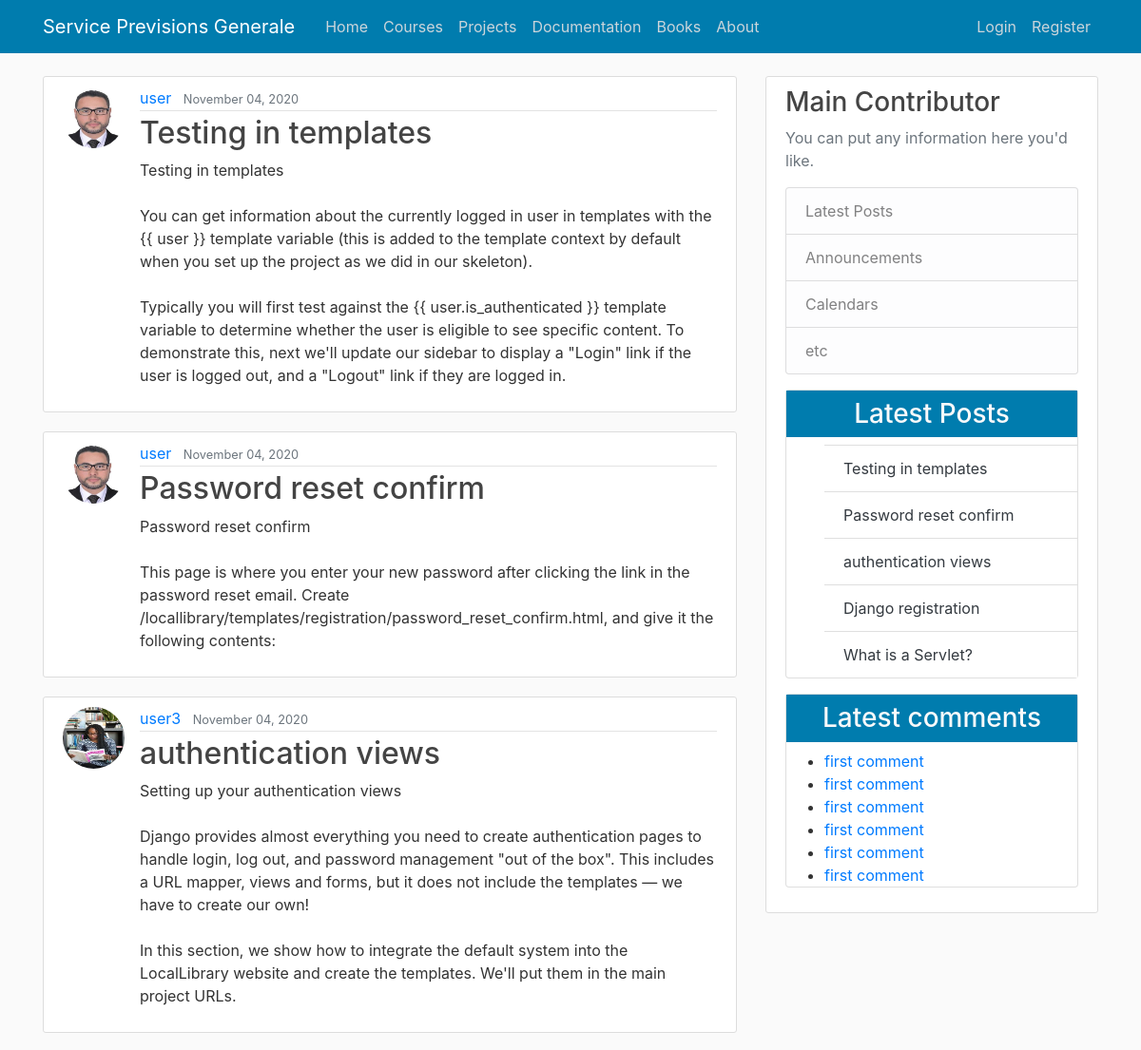
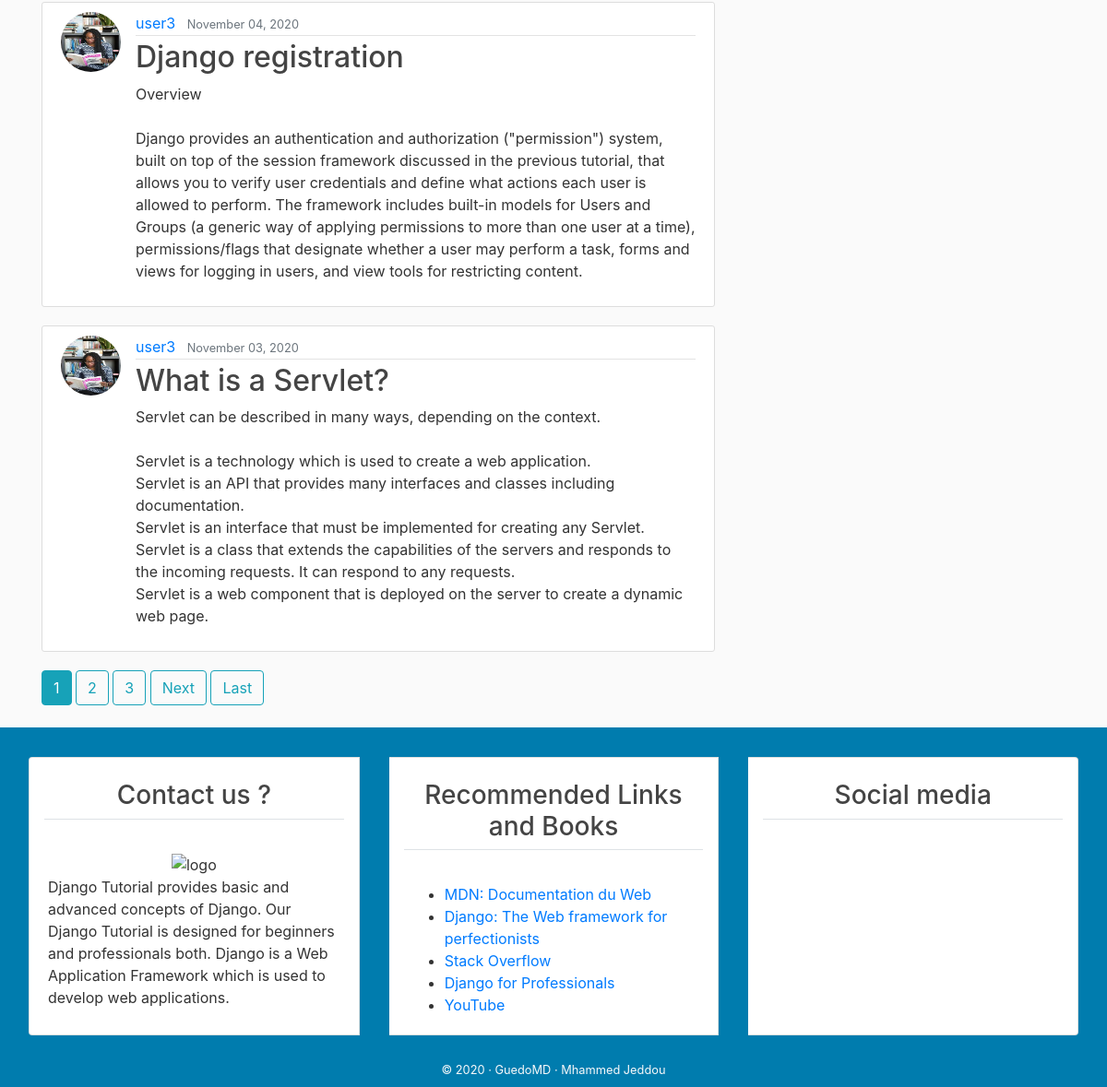
The app's page /, older data (2 pictures, top to bottom).
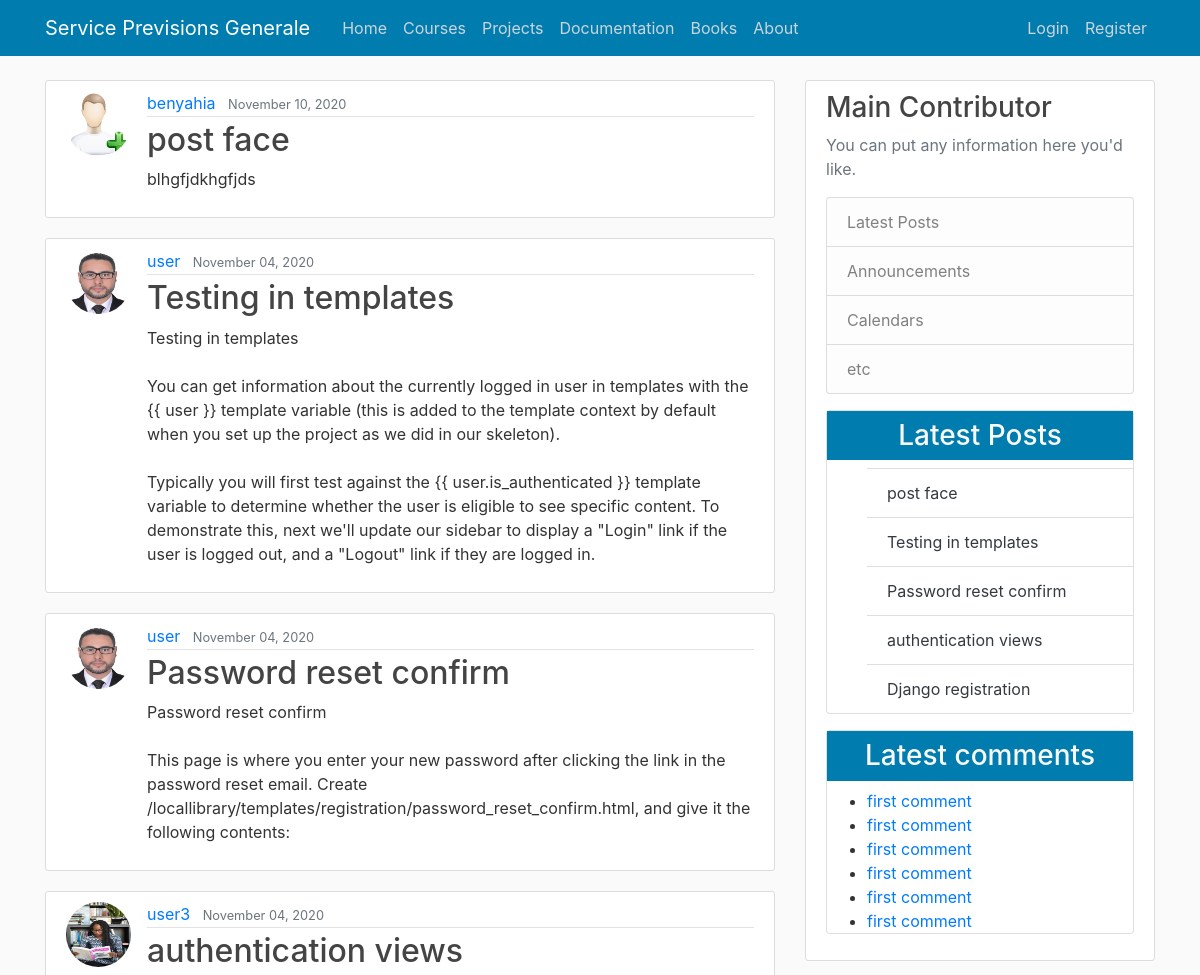
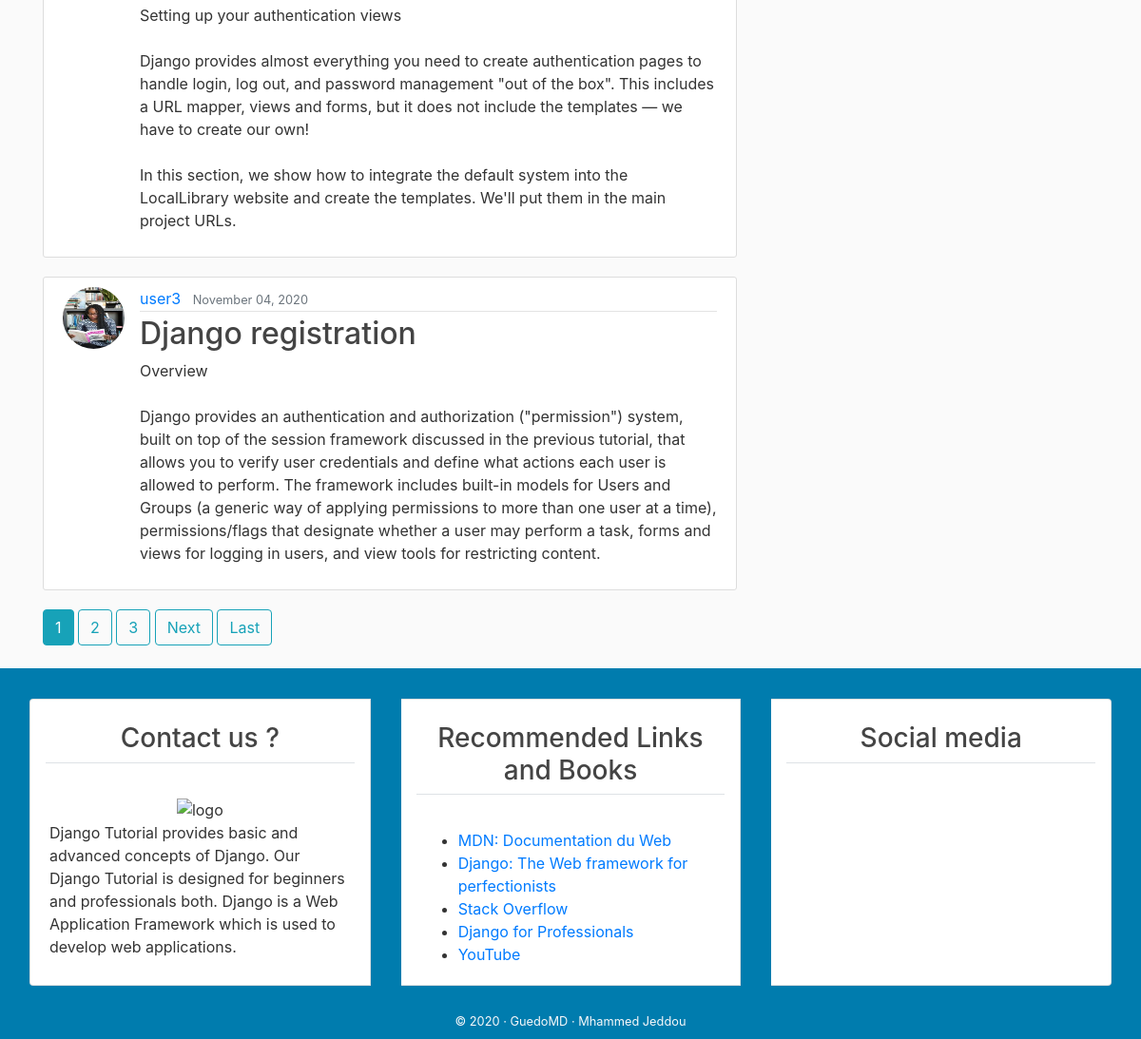
The same page, newer data (2 pictures, top to bottom).
### blog/models.py (models this page shows, shortened)
class Post(models.Model):
    title = models.CharField(max_length=100)
    content = models.TextField()
    date_posted = models.DateTimeField(default=timezone.now)
    author = models.ForeignKey(User, on_delete=models.CASCADE)

### users/models.py (models this page shows, shortened)
class Profile(models.Model):
    user = models.OneToOneField(User, on_delete=models.CASCADE)
    image = models.ImageField(default='default.jpg', upload_to='profile_pics')

### blog/views.py (the view)
# urls.py: path('', PostListView.as_view(), name='blog-home'),
class PostListView(ListView):
    model = Post
    template_name = 'blog/home.html'  # <app>/<model>_<viewtype>.html
    context_object_name = 'posts'
    ordering = ['-date_posted']
    paginate_by = 5

### blog/templates/blog/home.html (shortened to what this page needs)
{% extends "blog/base.html" %}
{% block content %}
    {% for post in posts %}
        <article class="media content-section">
          <img class="rounded-circle article-img" src="{{ post.author.profile.image.url }}">
          <div class="media-body">
            <div class="article-metadata">
              <a class="mr-2" href="{% url 'user-posts' post.author.username %}">{{ post.author }}</a>
              <small class="text-muted">{{ post.date_posted|date:"F d, Y" }}</small>
            </div>
            <h2><a class="article-title" href="{% url 'post-detail' post.id %}">{{ post.title }}</a></h2>
            <p class="article-content">{{ post.content }}</p>
          </div>
        </article>
    {% endfor %}
    {% if is_paginated %}
      {% for num in page_obj.paginator.page_range %}
        {% if page_obj.number == num %}
          <a class="btn btn-info mb-4" href="?page={{ num }}">{{ num }}</a>
        {% elif num > page_obj.number|add:'-3' and num < page_obj.number|add:'3' %}
          <a class="btn btn-outline-info mb-4" href="?page={{ num }}">{{ num }}</a>
        {% endif %}
      {% endfor %}
      {% if page_obj.has_next %}
        <a class="btn btn-outline-info mb-4" href="?page={{ page_obj.next_page_number }}">Next</a>
        <a class="btn btn-outline-info mb-4" href="?page={{ page_obj.paginator.num_pages }}">Last</a>
      {% endif %}
    {% endif %}
{% endblock content %}

### blog/templates/blog/base.html (shortened to what this page needs)
{% load static %}
<!DOCTYPE html>
<html>
<head>
    <link rel="stylesheet" href="https://maxcdn.bootstrapcdn.com/bootstrap/4.0.0/css/bootstrap.min.css">
    <link rel="stylesheet" type="text/css" href="{% static 'blog/main.css' %}">
</head>
<body>
    <header class="site-header">
      <nav class="navbar navbar-expand-md navbar-dark  fixed-top" style="background-color:#007cae;" >
        <div class="container">
          <a class="navbar-brand mr-4" href="{% url 'blog-home' %}">Service Previsions Generale</a>
          <div class="collapse navbar-collapse" id="navbarToggle">
            <div class="navbar-nav mr-auto">
              <a class="nav-item nav-link" href="{% url 'blog-home' %}">Home</a>
              <a class="nav-item nav-link" href="{% url 'blog-about' %}">Courses</a>
              <a class="nav-item nav-link" href="{% url 'blog-about' %}">Projects</a>
              <a class="nav-item nav-link" href="{% url 'blog-about' %}">Documentation</a>
              <a class="nav-item nav-link" href="{% url 'blog-about' %}">Books</a>
              <a class="nav-item nav-link" href="{% url 'blog-about' %}">About </a>
            </div>
            <div class="navbar-nav">
              {% if user.is_authenticated %}
                <a class="nav-item nav-link" href="{% url 'post-create' %}">New Post</a>
                <a class="nav-item nav-link" href="{% url 'profile' %}">Profile</a>
                <a class="nav-item nav-link" href="{% url 'logout' %}">Logout</a>
              {% else %}
                <a class="nav-item nav-link" href="{% url 'login' %}">Login</a>
                <a class="nav-item nav-link" href="{% url 'register' %}">Register</a>
              {% endif %}
            </div>
          </div>
        </div>
      </nav>
    </header>
    <main role="main" class="container">
      <div class="row">
        <div class="col-md-8">
          {% block content %}{% endblock %}
        </div>
        <div class="col-md-4">
          <div class="content-section">
            <h3> Main Contributor</h3>
            <p class='text-muted'>You can put any information here you'd like.
              <ul class="list-group">
                <li class="list-group-item list-group-item-light">Latest Posts</li>
                <li class="list-group-item list-group-item-light">Announcements</li>
                <li class="list-group-item list-group-item-light">Calendars</li>
                <li class="list-group-item list-group-item-light">etc</li>
              </ul>
            </p>
            <div class="card mb-3">
              <h3 class="text-center text-light p-2" style="background-color:#007cae;" > Latest Posts   </h3>
          {% include "blog/latest_posts.html" %}
          </div>
          <div class="card mb-3">
            <h3 class="text-center  text-light p-2" style="background-color:#007cae;"> Latest comments    </h3>
            <ul>
              <li><a href="#">  first comment </a> </li>
              <li><a href="#">  first comment </a> </li>
              <li><a href="#">  first comment </a> </li>
              <li><a href="#">  first comment </a> </li>
              <li><a href="#">  first comment </a> </li>
              <li><a href="#">  first comment </a> </li>
            </ul>
        </div>
          </div>
        </div>
      </div>
    </main>
<footer  style="background-color:#007cae;">
  <div class="container-fluid">
      <div class="row">
<div class="col-md" >
  <div class="card-group mt-3">
<div class="card m-3">
<h3 class="card-title text-center border-bottom p-2 m-3">
Contact us ?
</h3>
<div class="card-body">
<div class="text-center">
<img src="{% static 'blog/img/pexels-photo.jpg' %}" alt=" logo " width="100px">
</div>Django Tutorial provides basic and advanced concepts of Django. Our Django Tutorial
is designed for beginners and professionals both.
Django is a Web Application Framework which is used to develop web applications.
</div>
</div>
<div class="card m-3">
  <h3 class="card-title text-center border-bottom p-2 m-3">
    Recommended Links and Books
  </h3>
  <div class="card-body">
 <ul>
<li>
  <a href="https://developer.mozilla.org/fr/">
    MDN: Documentation du Web  </a>
</li>
<li>
  <a href="https://www.djangoproject.com/">
    Django: The Web framework for perfectionists   </a>
</li>
<li>
  <a href="https://stackoverflow.com/">  Stack Overflow  </a>
</li>
<li>
  <a href="https://djangoforprofessionals.com/"> Django for Professionals  </a>
</li>
<li>
  <a href="https://www.youtube.com/">
    YouTube  </a>
</li>
 </ul>
  </div>
  </div>
<div class="card m-3">
  <h3 class="card-title text-center border-bottom p-2 m-3">
    Social media
  </h3>
  <h4 class="card-body text-center">
  </h4>
  </div>
  </div>
</div>
      </div>
<div class="row p-2">
<div class="col-md text-center">
  <small  class="text-light ">
      &copy;  2020 · GuedoMD · Mhammed Jeddou
          </small>
</div>
</div>
</div>
</footer>
  </body>
</html>

### blog/templates/blog/latest_posts.html
<ul class="list-group-flush">
    {% for post  in posts  %}
      <a class="text-dark" href="#">
           <li class="list-group-item"> {{post.title}} </li>
        </a>
    {% endfor %}
</ul>

### blog/static/blog/main.css (style rules this page uses)
body { background: #fafafa; color: #333333; margin-top: 5rem; }
h1, h2, h3, h4, h5, h6 { color: #444444; }
ul { margin: 0; }
.site-header .navbar-nav .nav-link { color: #cbd5db; }
.content-section { background: #ffffff; padding: 10px 20px; border: 1px solid #dddddd; border-radius: 3px; margin-bottom: 20px; }
.article-title { color: #444444; }
.article-content { white-space: pre-line; }
.article-img { height: 65px; width: 65px; margin-right: 16px; }
.article-metadata { padding-bottom: 1px; margin-bottom: 4px; border-bottom: 1px solid #e3e3e3 }

Row changes from the older to the newer data that the page shows:
no longer on this page (row unchanged): Post: author.profile.image (picture), author "user3", date_posted "November 03, 2020", title "What is a Servlet?", content "Servlet can be described in many ways, depending on the context. Servlet is a technology which is used to create a web application. Servlet is an API that provides many interfaces and classes including documentation. Servlet is an interface that must be implemented for creating any Servlet. Servlet is a class that extends the capabilities of the servers and responds to the incoming requests. It can respond to any requests. Servlet is a web component that is deployed on the server to create a dynamic web page."
added Post: author.profile.image (picture), author "benyahia", date_posted "November 10, 2020", title "post face", content "blhgfjdkhgfjds"
